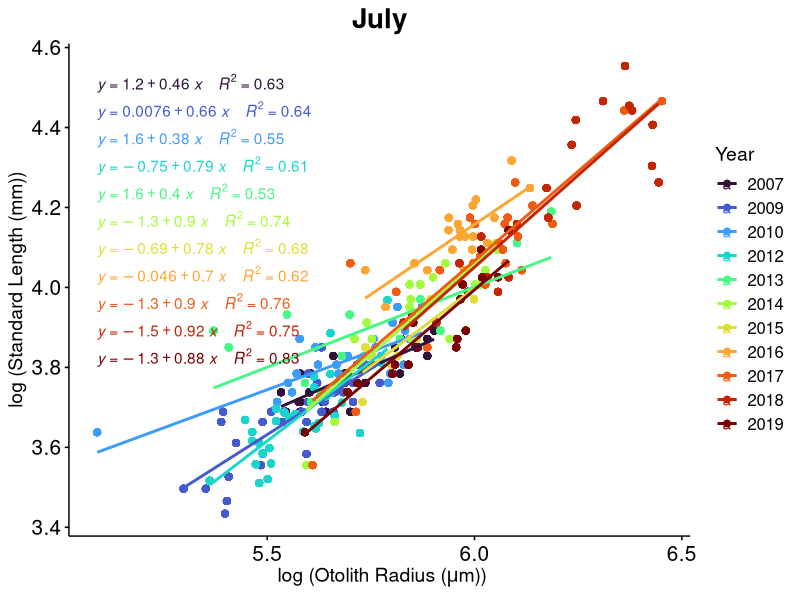
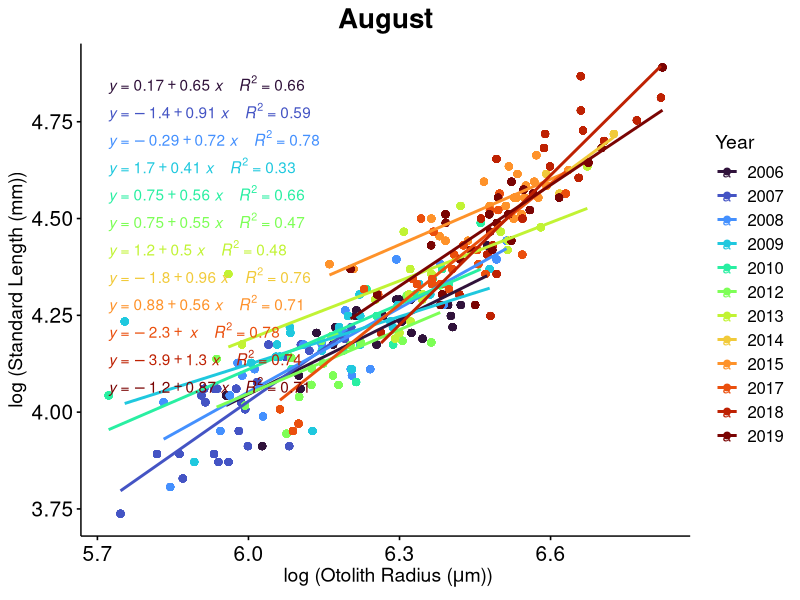
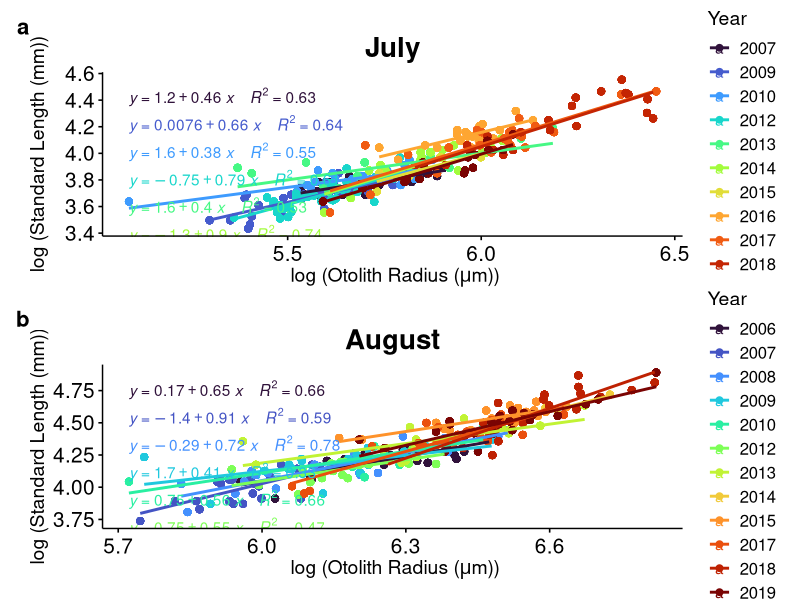
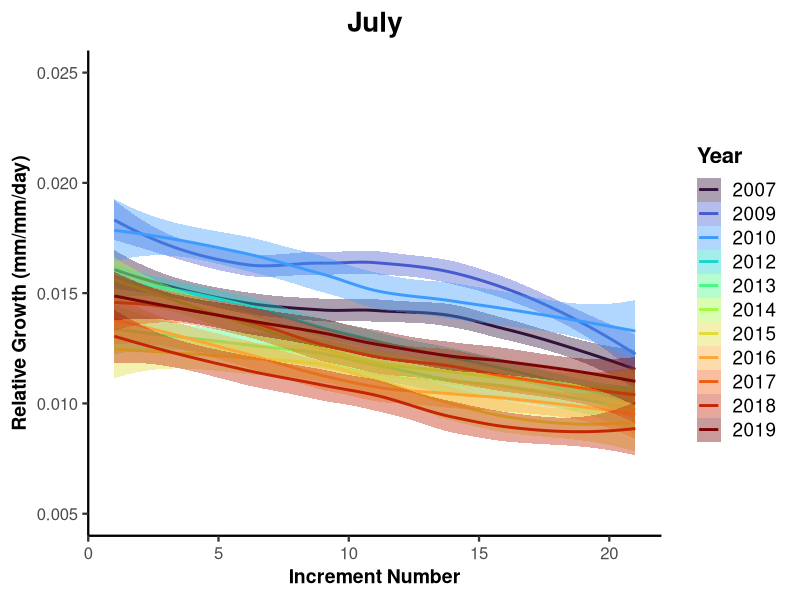
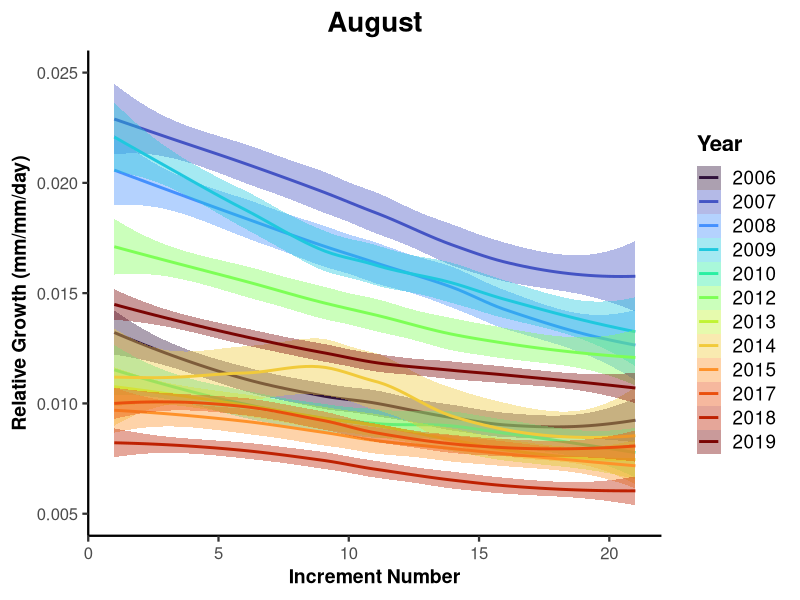
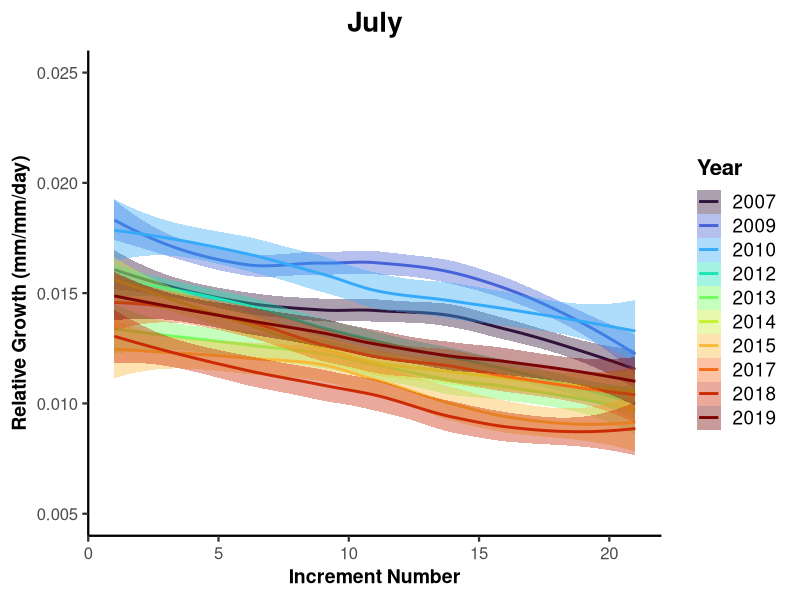
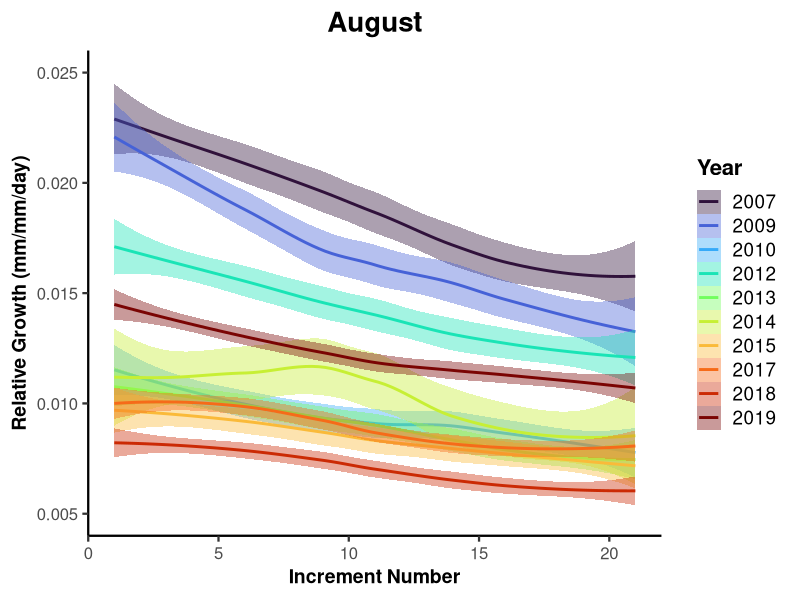
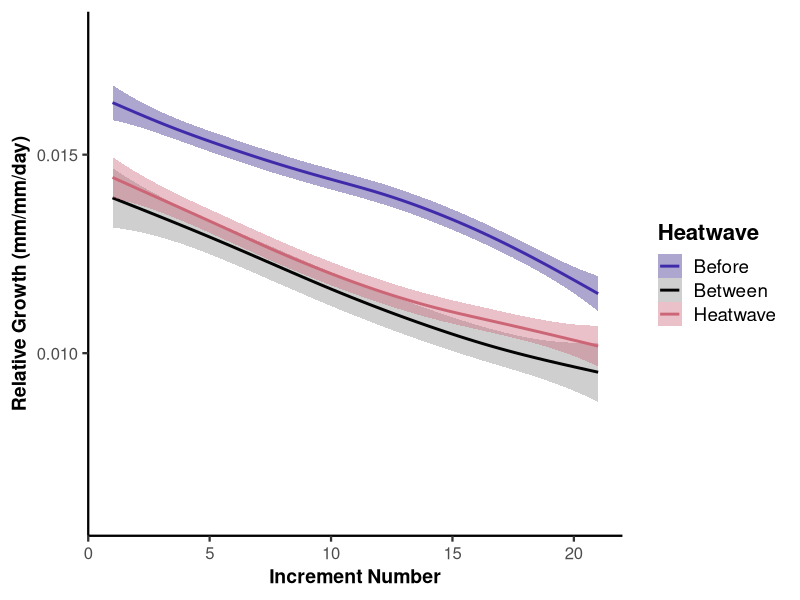

Recreate these plots in R, in order.
#### Kodiak Island Juvenile Pacific Cod, Otolith Growth Back Calculations using a Biological Intercept 

## Date Created: 1/11/24
## R version: 4.2.2

## Load Libraries 
library(rstudioapi) #load R working directory
library(tidyverse)  #data wrangling and visualization
library(patchwork) #Data Visualization
library(ggpubr) #For scatter plots
library(viridis) #Color Palette


#Pairs with Final otolith increment measurements in wide format

##Set Working Directory 
setwd(dirname(rstudioapi::getActiveDocumentContext()$path)) 
#Sets directory to folder that this R script is saved to

#### Read in files

wide_increments <- read.csv("D11.OtolithIncrements_Raw.csv")

### Pivot Long
AllData_Long <- wide_increments %>% pivot_longer(cols = c("increment21_edge", "increment20", "increment19", "increment18", "increment17", "increment16", "increment15", "increment14", "increment13", "increment12", "increment11", "increment10", "increment9", "increment8", "increment7", "increment6", "increment5", "increment4", "increment3", "increment2", "increment1_closertocore"), names_to = "Increment", values_to = "IncrementWidth")


AllData_Long <- AllData_Long %>%
  mutate(IncrementNumber = case_when(
   Increment == 'increment1_closertocore' ~ 1,
   Increment == 'increment2' ~ 2,
   Increment == 'increment3' ~ 3,
   Increment == 'increment4' ~ 4,
   Increment == 'increment5' ~ 5,
   Increment == 'increment6' ~ 6,
   Increment == 'increment7' ~ 7,
   Increment == 'increment8' ~ 8,
   Increment == 'increment9' ~ 9,
   Increment == 'increment10' ~ 10,
   Increment == 'increment11' ~ 11,
   Increment == 'increment12' ~ 12,
   Increment == 'increment13' ~ 13,
   Increment == 'increment14' ~ 14,
   Increment == 'increment15' ~ 15,
   Increment == 'increment16' ~ 16,
   Increment == 'increment17' ~ 17,
   Increment == 'increment18' ~ 18,
   Increment == 'increment19' ~ 19,
   Increment == 'increment20' ~ 20,
   Increment == 'increment21_edge' ~ 21
  ))
head(AllData_Long)

#### Calculate Radius at age for each of the 21 days ####
AllData_Long_Ri <- AllData_Long %>%
  group_by(FISHID) %>%
  mutate(cum_IW = cumsum(IncrementWidth)) %>%
  mutate(rad_at_age = OtoRadius_Avg - cum_IW)


#### Relationship between Standard Length (at capture) and Otolith Radius (at capture) ####

##Year as Factor and log transformed SL and Ri 

AllData_Long_Ri$Year <- factor(AllData_Long_Ri$Year, levels = c("2006", "2007", "2008", "2009", "2010", "2012", "2013", "2014", "2015", "2016", "2017", "2018", "2019"))

AllData_Long_Ri <- AllData_Long_Ri %>%
  mutate(Year = as.factor(Year)) %>%
  mutate(log_sl_capture = log(SL_mm))%>%
  mutate(log_rad_at_age = log(rad_at_age)) %>%
  mutate(log_rad_capture  = log(OtoRadius_Avg))


July_Increments <- AllData_Long_Ri[AllData_Long_Ri$Month == 7,]
August_Increments <- AllData_Long_Ri[AllData_Long_Ri$Month == 8,]


## Plot log transform of standard length against otolith radius (Figure S10) ##

log_July_OR_SL <- ggscatter(July_Increments, x = "log_rad_capture", y = "log_sl_capture", 
                            color = "Year", add = "reg.line") +
  stat_regline_equation(aes(label =  paste(after_stat(eq.label), after_stat(rr.label), sep = "~~~~"), color = Year)) +
  scale_color_viridis_d(option="turbo") +
  xlab(expression(paste(" log (Otolith Radius (", mu, "m))"))) +
  ylab("log (Standard Length (mm))") + 
  ggtitle("July") +
  theme(legend.position="right") +
  theme(axis.text.x=element_text(size=15, vjust = 0.5, hjust=.5), axis.text.y = element_text(size = 15),  axis.title.y =element_text(size=14),  axis.title.x =element_text(size=14), legend.text = element_text(size = 12), legend.title = element_text(size = 14),   plot.title = element_text(size = 20, face = "bold", hjust = 0.5)) 
print(log_July_OR_SL)

log_Aug_OR_SL <- ggscatter(August_Increments, x = "log_rad_capture", y = "log_sl_capture", 
                           color = "Year", add = "reg.line") +
  stat_regline_equation(aes(label =  paste(after_stat(eq.label), after_stat(rr.label), sep = "~~~~"), color = Year)) +
  scale_color_viridis_d(option="turbo") +
  xlab(expression(paste(" log (Otolith Radius (", mu, "m))"))) +
  ylab("log (Standard Length (mm))") + 
  ggtitle("August") +
  theme(legend.position="right") +
  theme(axis.text.x=element_text(size=15, vjust = 0.5, hjust=.5), axis.text.y = element_text(size = 15),  axis.title.y =element_text(size=14),  axis.title.x =element_text(size=14), legend.text = element_text(size = 12), legend.title = element_text(size = 14),   plot.title = element_text(size = 20, face = "bold", hjust = 0.5)) 
print(log_Aug_OR_SL)

OR_SL_Relationship <-  log_July_OR_SL + log_Aug_OR_SL +
  plot_layout(nrow = 2) + 
  plot_annotation(tag_levels = "a") &
  theme(plot.tag = element_text(face = 'bold', size = 16))
print(OR_SL_Relationship)
#dev.copy(jpeg,'Figure_S10.jpg', width=10, height=14, units='in', res=300)
#dev.off()


#### Biological Intercept Calculation ####
# Equation from Campana 1990:

# L(agex) = L(capture) + ((O(age) - O(capture))(L(capture) - L(age0))) / (O(capture) - O(age0))


#Biological intercepts from Narimatsu et al. 2007

#Fish TL at hatching = 4.1 mm - converted to SL below 
#Otolith nucleus check = 8.3 um


L0p.TL <- 4.1
R0 <- 8.3
L0 <- 0.952*L0p.TL

Lcpt <- AllData_Long_Ri$SL_mm
Rcpt <- AllData_Long_Ri$OtoRadius_Avg
Ri <- AllData_Long_Ri$rad_at_age

BIC_function <- function(L0, Lcpt, R0, Rcpt, Ri){
  result <- Lcpt + ((Ri - Rcpt)*(Lcpt - L0)) / (Rcpt - R0)
  return(result)
}

AllData_Long_Ri$Size_Initial_BIC <- BIC_function(L0, Lcpt, R0, Rcpt, Ri)
head(AllData_Long_Ri)

#### Calculate Absolute Growth Per Day 
AllData_Growth <- AllData_Long_Ri %>%
  group_by(FISHID) %>%
  mutate(totalgrowth_BIC = SL_mm - Size_Initial_BIC) %>%
  mutate(mm_day_short_BIC = c(NA , diff(-Size_Initial_BIC))) %>%
  mutate(mm_day_BIC = coalesce(mm_day_short_BIC, totalgrowth_BIC))

#### Calculate Relative Growth Per Day

BICGrowth <- AllData_Growth %>%
  mutate(mm_mm_day_BIC =mm_day_BIC /Size_Initial_BIC) %>%
  select(FISHID, Year, Month, Heatwave, SL_mm, OtoRadius_Avg, IncrementNumber, IncrementWidth, rad_at_age, log_sl_capture, log_rad_at_age, log_rad_capture, Size_Initial_BIC, mm_day_BIC, mm_mm_day_BIC)

#Write csv of back-calculated growth for subsequent analysis
#write.csv(BICGrowth, "BackCaculatedGrowth_ROutput.csv")

#### Subset July and August

AugDailyGrowth <- BICGrowth[BICGrowth$Month == 8,]
JulyDailyGrowth <-BICGrowth[BICGrowth$Month == 7,]

#### Plot Final 21 days of Relative Growth (Figure S11 ) ####

## Plot Relative Growth by year
July_RelativeGrowth_BIC <- ggplot(JulyDailyGrowth, aes(x=IncrementNumber, y = mm_mm_day_BIC)) +
  geom_smooth(aes(color = Year, fill = Year))+
  scale_color_viridis_d(option="turbo") +
  scale_fill_viridis_d(option="turbo") +
  coord_cartesian(ylim = c(0.005,0.025)) +
  theme_classic(base_size = 17, base_family = "")+
  theme(legend.position = "right")+
  labs(x = "Increment Number", y = "Relative Growth (mm/mm/day)")+
  ggtitle("July") +
  theme(axis.text.x = element_text(size = 12),
        axis.text.y = element_text(size = 12), axis.title = element_text(size = 14, face = "bold"), legend.title = element_text(size = 16, face = "bold"), 
        plot.title = element_text(size = 20, face = "bold", hjust = 0.5))
print(July_RelativeGrowth_BIC)

Aug_RelativeGrowth_BIC <- ggplot(AugDailyGrowth, aes(x=IncrementNumber, y = mm_mm_day_BIC)) +
  geom_smooth(aes(color = Year, fill = Year))+
  scale_color_viridis_d(option="turbo") +
  scale_fill_viridis_d(option="turbo") +
  coord_cartesian(ylim = c(0.005,0.025)) +
  theme_classic(base_size = 17, base_family = "")+
  theme(legend.position = "right")+
  labs(x = "Increment Number", y = "Relative Growth (mm/mm/day)")+
  ggtitle("August") +
  theme(axis.text.x = element_text(size = 12),
        axis.text.y = element_text(size = 12), axis.title = element_text(size = 14, face = "bold"), legend.title = element_text(size = 16, face = "bold"), 
        plot.title = element_text(size = 20, face = "bold", hjust = 0.5))
print(Aug_RelativeGrowth_BIC)

#Only plot years with both months included
AugDailyGrowth_Trim <- AugDailyGrowth %>%
  filter(!Year %in% 2006) %>%
  filter(!Year %in% 2008) %>%
  filter(!Year %in% 2016)

JulyDailyGrowth_Trim <- JulyDailyGrowth %>%
  filter(!Year %in% 2006) %>%
  filter(!Year %in% 2008) %>%
  filter(!Year %in% 2016)

#Plot years with trimmed intraannual data
July_RelativeGrowth_BIC_Trim <- ggplot(JulyDailyGrowth_Trim, aes(x=IncrementNumber, y = mm_mm_day_BIC)) +
  geom_smooth(aes(color = Year, fill = Year))+
  scale_color_viridis_d(option="turbo") +
  scale_fill_viridis_d(option="turbo") +
  coord_cartesian(ylim = c(0.005,0.025)) +
  theme_classic(base_size = 17, base_family = "")+
  theme(legend.position = "right")+
  labs(x = "Increment Number", y = "Relative Growth (mm/mm/day)")+
  ggtitle("July") +
  theme(axis.text.x = element_text(size = 12),
        axis.text.y = element_text(size = 12), axis.title = element_text(size = 14, face = "bold"), legend.title = element_text(size = 16, face = "bold"), 
        plot.title = element_text(size = 20, face = "bold", hjust = 0.5))
print(July_RelativeGrowth_BIC_Trim)

Aug_RelativeGrowth_BIC_Trim <- ggplot(AugDailyGrowth_Trim, aes(x=IncrementNumber, y = mm_mm_day_BIC)) +
  geom_smooth(aes(color = Year, fill = Year))+
  coord_cartesian(ylim = c(0.005,0.025)) +
  scale_color_viridis_d(option="turbo") +
  scale_fill_viridis_d(option="turbo") +
  theme_classic(base_size = 17, base_family = "")+
  theme(legend.position = "right")+
  labs(x = "Increment Number", y = "Relative Growth (mm/mm/day)")+
  ggtitle("August") +
  theme(axis.text.x = element_text(size = 12),
        axis.text.y = element_text(size = 12), axis.title = element_text(size = 14, face = "bold"), legend.title = element_text(size = 16, face = "bold"), 
        plot.title = element_text(size = 20, face = "bold", hjust = 0.5))
print(Aug_RelativeGrowth_BIC_Trim)


##Plot Relative Growth by HW, BIC
July_RelativeGrowth_HW_BIC <- ggplot(JulyDailyGrowth, aes(x=IncrementNumber, y = mm_mm_day_BIC)) +
  geom_smooth(aes(color = Heatwave, fill = Heatwave))+
  scale_color_manual(values=c("#402aaa", "grey1", "#CC6677")) +
  scale_fill_manual(values=c("#332288", "#888888", "#CC6677")) +
  theme_classic(base_size = 17, base_family = "")+
  coord_cartesian(ylim = c(0.006,0.018)) +
  theme(legend.position = "right")+
  labs(x = "Increment Number", y = "Relative Growth (mm/mm/day)")+
  theme(axis.text.x = element_text(size = 12),
        axis.text.y = element_text(size = 12), axis.title = element_text(size = 14, face = "bold"), legend.title = element_text(size = 16, face = "bold"), 
        plot.title = element_text(size = 20, face = "bold", hjust = 0.5))
print(July_RelativeGrowth_HW_BIC)

Aug_RelativeGrowth_HW_BIC <- ggplot(AugDailyGrowth, aes(x=IncrementNumber, y = mm_mm_day_BIC)) +
  geom_smooth( aes(color = Heatwave, fill = Heatwave))+
  scale_color_manual(values=c("#402aaa", "grey1", "#CC6677")) +
  scale_fill_manual(values=c("#332288", "#888888", "#CC6677")) +
  theme_classic(base_size = 17, base_family = "")+
  coord_cartesian(ylim = c(0.006,0.018)) +
  theme(legend.position = "right")+
  labs(x = "Increment Number", y = "Relative Growth (mm/mm/day)")+
  theme(axis.text.x = element_text(size = 12),
        axis.text.y = element_text(size = 12), axis.title = element_text(size = 14, face = "bold"), legend.title = element_text(size = 16, face = "bold"), 
        plot.title = element_text(size = 20, face = "bold", hjust = 0.5))
print(Aug_RelativeGrowth_HW_BIC)


Backcalculated_RelativeGrowth_Plots <- July_RelativeGrowth_BIC_Trim  + Aug_RelativeGrowth_BIC_Trim + July_RelativeGrowth_HW_BIC + Aug_RelativeGrowth_HW_BIC +
  plot_layout(guides = "collect") + 
  plot_annotation(tag_levels = "a") &
  theme(plot.tag = element_text(face = 'bold', size = 16))
print(Backcalculated_RelativeGrowth_Plots)
#dev.copy(jpeg,'Figure_S11.jpg', width=14, height=10, units='in', res=300)
#dev.off()
